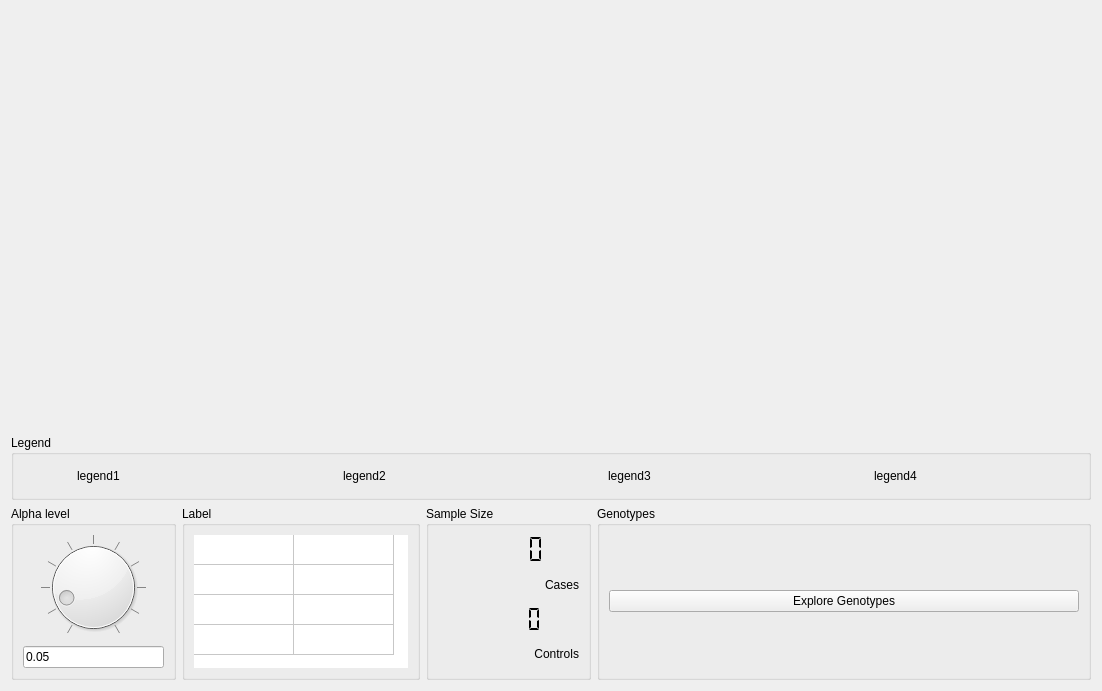
<?xml version="1.0" encoding="UTF-8"?>
<ui version="4.0">
 <class>SimPlotWindow</class>
 <widget class="QWidget" name="SimPlotWindow">
  <property name="geometry">
   <rect>
    <x>0</x>
    <y>0</y>
    <width>1102</width>
    <height>691</height>
   </rect>
  </property>
  <property name="windowTitle">
   <string>Plotter</string>
  </property>
  <layout class="QHBoxLayout" name="horizontalLayout_8">
   <item>
    <layout class="QVBoxLayout" name="verticalLayout_3" stretch="12,1,5">
     <item>
      <layout class="QHBoxLayout" name="horizontalLayout">
       <item>
        <widget class="QCustomPlot" name="simplot_power" native="true">
         <property name="sizePolicy">
          <sizepolicy hsizetype="Preferred" vsizetype="Preferred">
           <horstretch>0</horstretch>
           <verstretch>85</verstretch>
          </sizepolicy>
         </property>
        </widget>
       </item>
       <item>
        <widget class="QCustomPlot" name="simplot_plot2" native="true">
         <property name="sizePolicy">
          <sizepolicy hsizetype="Preferred" vsizetype="Preferred">
           <horstretch>0</horstretch>
           <verstretch>10</verstretch>
          </sizepolicy>
         </property>
        </widget>
       </item>
      </layout>
     </item>
     <item>
      <widget class="QGroupBox" name="simplot_legendGrp">
       <property name="title">
        <string>Legend</string>
       </property>
       <layout class="QGridLayout" name="gridLayout_2">
        <item row="0" column="1">
         <widget class="QLabel" name="simplot_legend1Lbl">
          <property name="minimumSize">
           <size>
            <width>24</width>
            <height>24</height>
           </size>
          </property>
          <property name="text">
           <string>legend1</string>
          </property>
         </widget>
        </item>
        <item row="0" column="3">
         <widget class="QLabel" name="simplot_legend2Lbl">
          <property name="text">
           <string>legend2</string>
          </property>
         </widget>
        </item>
        <item row="0" column="6">
         <widget class="QWidget" name="simplot_legend4Sqr" native="true">
          <property name="sizePolicy">
           <sizepolicy hsizetype="Preferred" vsizetype="Preferred">
            <horstretch>1</horstretch>
            <verstretch>1</verstretch>
           </sizepolicy>
          </property>
          <property name="minimumSize">
           <size>
            <width>24</width>
            <height>24</height>
           </size>
          </property>
          <property name="maximumSize">
           <size>
            <width>48</width>
            <height>48</height>
           </size>
          </property>
          <property name="sizeIncrement">
           <size>
            <width>0</width>
            <height>0</height>
           </size>
          </property>
         </widget>
        </item>
        <item row="0" column="0">
         <widget class="QWidget" name="simplot_legend1Sqr" native="true">
          <property name="sizePolicy">
           <sizepolicy hsizetype="Preferred" vsizetype="Preferred">
            <horstretch>1</horstretch>
            <verstretch>1</verstretch>
           </sizepolicy>
          </property>
          <property name="minimumSize">
           <size>
            <width>24</width>
            <height>24</height>
           </size>
          </property>
          <property name="maximumSize">
           <size>
            <width>48</width>
            <height>48</height>
           </size>
          </property>
          <property name="sizeIncrement">
           <size>
            <width>0</width>
            <height>0</height>
           </size>
          </property>
         </widget>
        </item>
        <item row="0" column="4">
         <widget class="QWidget" name="simplot_legend3Sqr" native="true">
          <property name="sizePolicy">
           <sizepolicy hsizetype="Preferred" vsizetype="Preferred">
            <horstretch>1</horstretch>
            <verstretch>1</verstretch>
           </sizepolicy>
          </property>
          <property name="minimumSize">
           <size>
            <width>24</width>
            <height>24</height>
           </size>
          </property>
          <property name="maximumSize">
           <size>
            <width>48</width>
            <height>48</height>
           </size>
          </property>
          <property name="sizeIncrement">
           <size>
            <width>0</width>
            <height>0</height>
           </size>
          </property>
         </widget>
        </item>
        <item row="0" column="2">
         <widget class="QWidget" name="simplot_legend2Sqr" native="true">
          <property name="sizePolicy">
           <sizepolicy hsizetype="Preferred" vsizetype="Preferred">
            <horstretch>1</horstretch>
            <verstretch>1</verstretch>
           </sizepolicy>
          </property>
          <property name="minimumSize">
           <size>
            <width>24</width>
            <height>24</height>
           </size>
          </property>
          <property name="maximumSize">
           <size>
            <width>48</width>
            <height>48</height>
           </size>
          </property>
          <property name="sizeIncrement">
           <size>
            <width>0</width>
            <height>0</height>
           </size>
          </property>
         </widget>
        </item>
        <item row="0" column="5">
         <widget class="QLabel" name="simplot_legend3Lbl">
          <property name="text">
           <string>legend3</string>
          </property>
         </widget>
        </item>
        <item row="0" column="7">
         <widget class="QLabel" name="simplot_legend4Lbl">
          <property name="text">
           <string>legend4</string>
          </property>
         </widget>
        </item>
       </layout>
      </widget>
     </item>
     <item>
      <layout class="QHBoxLayout" name="horizontalLayout_4" stretch="1,0,1,3">
       <item>
        <widget class="QGroupBox" name="groupBox">
         <property name="title">
          <string>Alpha level</string>
         </property>
         <layout class="QVBoxLayout" name="verticalLayout_2">
          <item>
           <widget class="QDial" name="simplot_alphaDial">
            <property name="minimum">
             <number>1</number>
            </property>
            <property name="maximum">
             <number>10000</number>
            </property>
            <property name="value">
             <number>1301</number>
            </property>
            <property name="tracking">
             <bool>true</bool>
            </property>
            <property name="orientation">
             <enum>Qt::Horizontal</enum>
            </property>
            <property name="invertedAppearance">
             <bool>false</bool>
            </property>
            <property name="wrapping">
             <bool>false</bool>
            </property>
            <property name="notchTarget">
             <double>100.000000000000000</double>
            </property>
            <property name="notchesVisible">
             <bool>true</bool>
            </property>
           </widget>
          </item>
          <item>
           <layout class="QHBoxLayout" name="horizontalLayout_7">
            <item>
             <widget class="QLineEdit" name="simplot_alphaTxt">
              <property name="text">
               <string>0.05</string>
              </property>
             </widget>
            </item>
           </layout>
          </item>
         </layout>
        </widget>
       </item>
       <item>
        <widget class="QGroupBox" name="simplot_measureGrp">
         <property name="title">
          <string>Label</string>
         </property>
         <layout class="QHBoxLayout" name="horizontalLayout_2">
          <item>
           <widget class="QTableWidget" name="simplot_powerTbl">
            <property name="sizePolicy">
             <sizepolicy hsizetype="Expanding" vsizetype="Expanding">
              <horstretch>0</horstretch>
              <verstretch>0</verstretch>
             </sizepolicy>
            </property>
            <property name="maximumSize">
             <size>
              <width>16777215</width>
              <height>16777215</height>
             </size>
            </property>
            <property name="frameShape">
             <enum>QFrame::NoFrame</enum>
            </property>
            <property name="frameShadow">
             <enum>QFrame::Plain</enum>
            </property>
            <property name="horizontalScrollBarPolicy">
             <enum>Qt::ScrollBarAlwaysOff</enum>
            </property>
            <property name="sizeAdjustPolicy">
             <enum>QAbstractScrollArea::AdjustToContents</enum>
            </property>
            <property name="autoScroll">
             <bool>false</bool>
            </property>
            <property name="selectionMode">
             <enum>QAbstractItemView::NoSelection</enum>
            </property>
            <property name="selectionBehavior">
             <enum>QAbstractItemView::SelectRows</enum>
            </property>
            <property name="cornerButtonEnabled">
             <bool>true</bool>
            </property>
            <property name="rowCount">
             <number>4</number>
            </property>
            <property name="columnCount">
             <number>2</number>
            </property>
            <attribute name="horizontalHeaderVisible">
             <bool>false</bool>
            </attribute>
            <attribute name="verticalHeaderVisible">
             <bool>false</bool>
            </attribute>
            <attribute name="verticalHeaderStretchLastSection">
             <bool>false</bool>
            </attribute>
            <row/>
            <row/>
            <row/>
            <row/>
            <column/>
            <column/>
           </widget>
          </item>
         </layout>
        </widget>
       </item>
       <item>
        <widget class="QGroupBox" name="groupBox_2">
         <property name="title">
          <string>Sample Size</string>
         </property>
         <layout class="QGridLayout" name="gridLayout" columnstretch="0">
          <item row="4" column="0">
           <widget class="QLabel" name="simplot_ncontrolsLbl">
            <property name="text">
             <string>Controls</string>
            </property>
            <property name="alignment">
             <set>Qt::AlignRight|Qt::AlignTrailing|Qt::AlignVCenter</set>
            </property>
           </widget>
          </item>
          <item row="2" column="0">
           <widget class="QLabel" name="simplot_ncasesLbl">
            <property name="text">
             <string>Cases</string>
            </property>
            <property name="alignment">
             <set>Qt::AlignRight|Qt::AlignTrailing|Qt::AlignVCenter</set>
            </property>
           </widget>
          </item>
          <item row="0" column="0">
           <widget class="QLCDNumber" name="simplot_ncasesDgt">
            <property name="frameShape">
             <enum>QFrame::NoFrame</enum>
            </property>
            <property name="segmentStyle">
             <enum>QLCDNumber::Flat</enum>
            </property>
           </widget>
          </item>
          <item row="3" column="0">
           <widget class="QLCDNumber" name="simplot_ncontrolsDgt">
            <property name="frameShape">
             <enum>QFrame::NoFrame</enum>
            </property>
            <property name="frameShadow">
             <enum>QFrame::Sunken</enum>
            </property>
            <property name="smallDecimalPoint">
             <bool>false</bool>
            </property>
            <property name="segmentStyle">
             <enum>QLCDNumber::Flat</enum>
            </property>
           </widget>
          </item>
         </layout>
        </widget>
       </item>
       <item>
        <widget class="QGroupBox" name="simplot_genoGrp">
         <property name="title">
          <string>Genotypes</string>
         </property>
         <layout class="QVBoxLayout" name="verticalLayout">
          <item>
           <widget class="QPushButton" name="pushButton">
            <property name="text">
             <string>Explore Genotypes</string>
            </property>
           </widget>
          </item>
         </layout>
        </widget>
       </item>
      </layout>
     </item>
    </layout>
   </item>
  </layout>
 </widget>
 <customwidgets>
  <customwidget>
   <class>QCustomPlot</class>
   <extends>QWidget</extends>
   <header>src/widgets/qcustomplot.h</header>
   <container>1</container>
  </customwidget>
 </customwidgets>
 <resources/>
 <connections/>
</ui>
